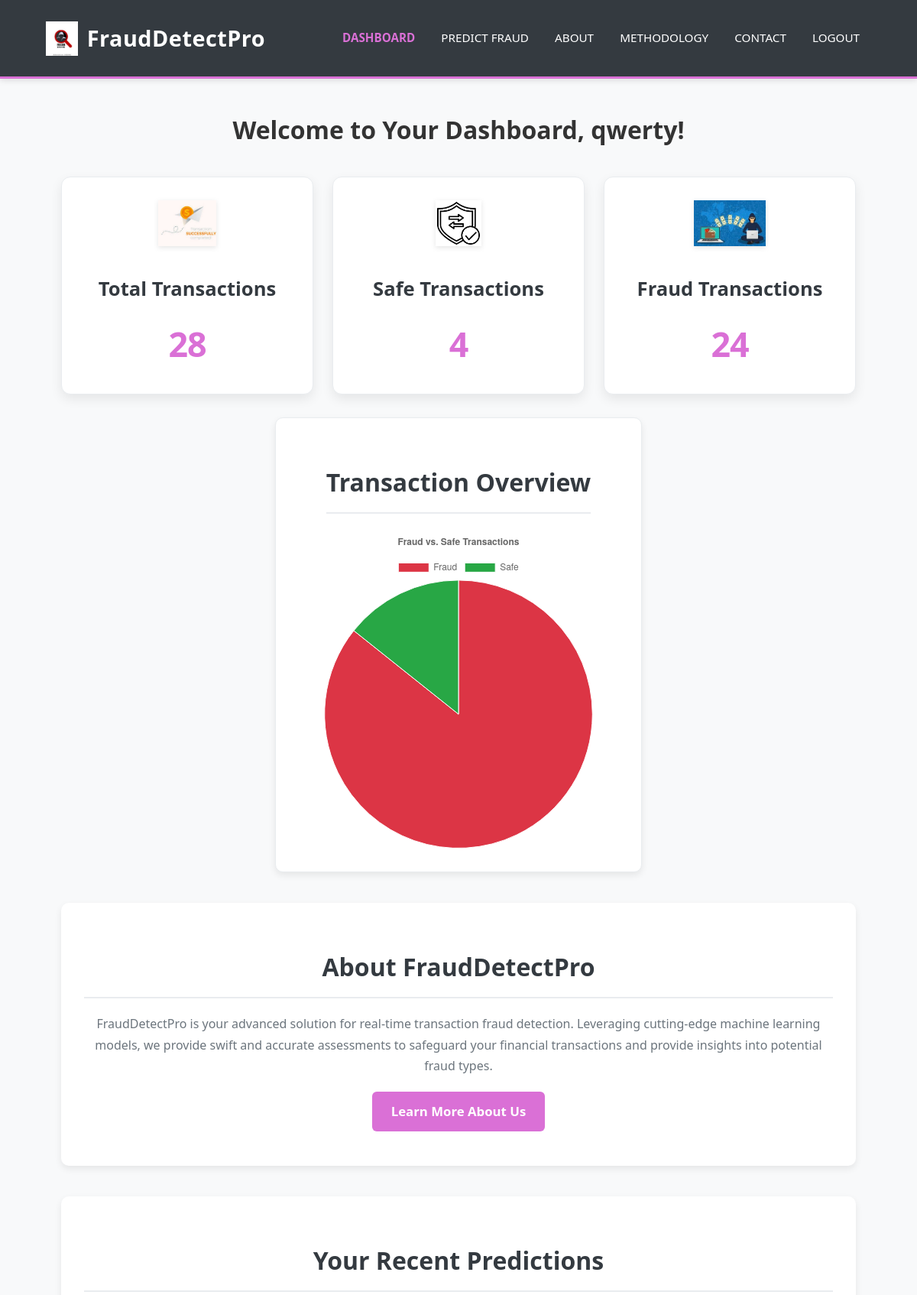
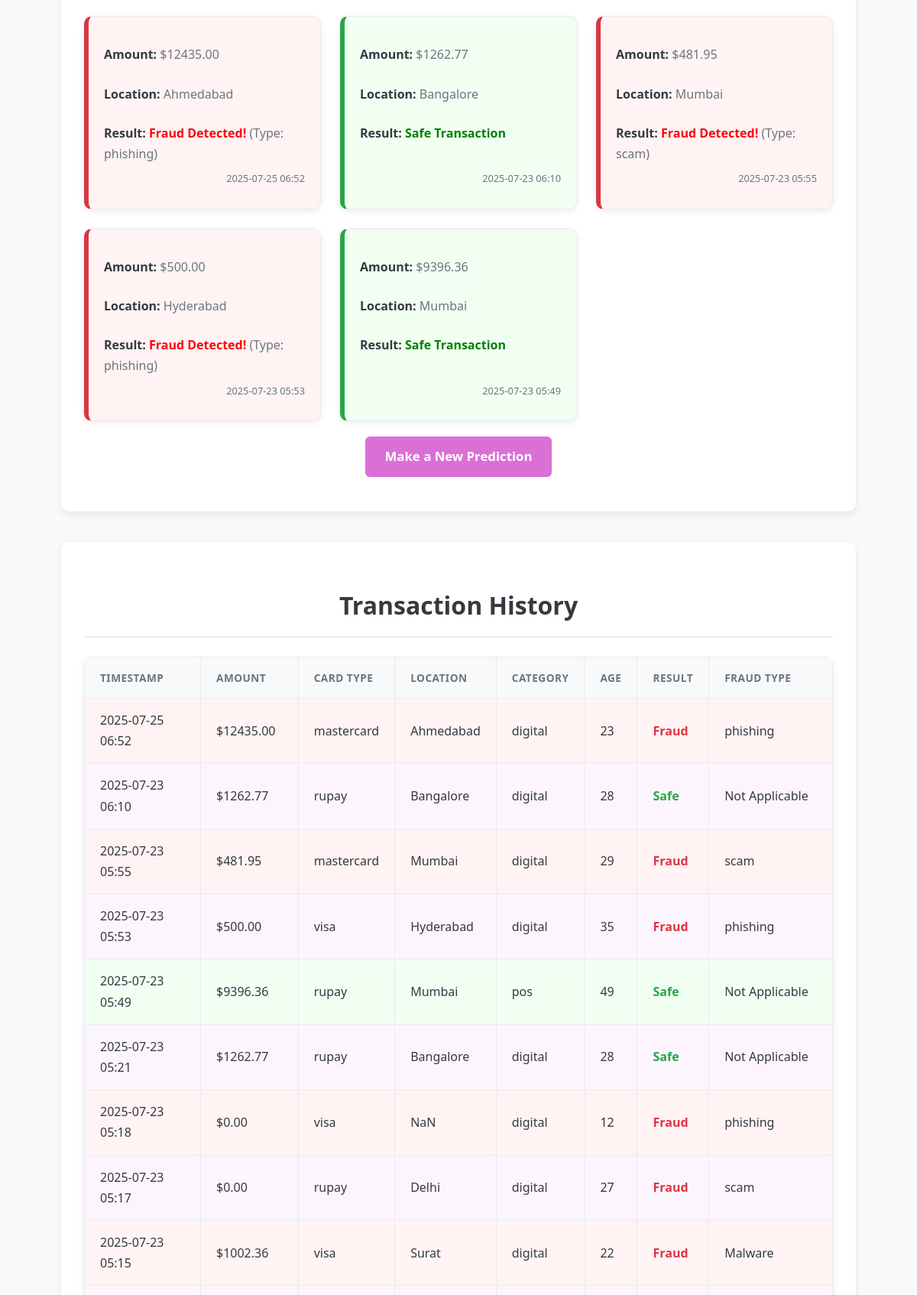
Screenshot of / (signed in, upper part) with the database file from the repository (2 pictures, top to bottom).
### app.py (models this page shows)
class User(UserMixin, db.Model):
    id = db.Column(db.Integer, primary_key=True)
    username = db.Column(db.String(150), unique=True, nullable=False)
    email = db.Column(db.String(150), unique=True, nullable=False)
    password = db.Column(db.String(150), nullable=False)
    transactions = db.relationship('Transaction', backref='user', lazy=True)

class Transaction(db.Model):
    id = db.Column(db.Integer, primary_key=True)
    user_id = db.Column(db.Integer, db.ForeignKey('user.id'), nullable=False)
    amount = db.Column(db.Float, nullable=False)
    card_type = db.Column(db.String(50), nullable=False)
    location = db.Column(db.String(100), nullable=False)
    purchase_category = db.Column(db.String(50), nullable=False)
    customer_age = db.Column(db.Integer, nullable=False)
    hour = db.Column(db.Integer, nullable=False)
    day = db.Column(db.Integer, nullable=False)
    weekday = db.Column(db.Integer, nullable=False)
    month = db.Column(db.Integer, nullable=False)
    result = db.Column(db.String(50), nullable=False)
    fraud_type = db.Column(db.String(100), nullable=False, default="Not Available")
    timestamp = db.Column(db.DateTime, default=datetime.utcnow)

### app.py (the view)
@app.route('/')
@login_required
def index():
    txns = Transaction.query.filter_by(user_id=current_user.id).order_by(Transaction.timestamp.desc()).all()
    fraud_count = sum(1 for t in txns if t.result == 'Fraud')
    safe_count = sum(1 for t in txns if t.result == 'Safe')
    chart_data = { 'labels': ['Fraud', 'Safe'], 'data': [fraud_count, safe_count] }
    return render_template("index.html", fraud_safe_chart_data=chart_data, txns=txns)

### app.py (called while the page is built)
@login_manager.user_loader
def load_user(user_id):
    return User.query.get(int(user_id))

### templates/index.html (shortened to what this page needs)
<!DOCTYPE html>
<html lang="en">
<head>
    <link rel="stylesheet" href="../static/style.css">
</head>
<body>
    <header>
        <div id="branding">
            <img src="../static/images/Fraud detection.jpg" alt="Logo">
            <h1>FraudDetectPro</h1>
        </div>
        <nav>
            <ul>
                {% if current_user.is_authenticated %}
                <li class="current"><a href="/index">Dashboard</a></li>
                <li><a href="/predict">Predict Fraud</a></li>
                {% else %}
                <li><a href="/login">Login</a></li>
                <li><a href="/register">Register</a></li>
                {% endif %}
                <li><a href="/about">About</a></li>
                <li><a href="/methodology">Methodology</a></li>
                <li><a href="/contact">Contact</a></li>
                <li><a href="/logout">Logout</a></li>
            </ul>
        </nav>
    </header>
    <div class="container">
        <h1 style="text-align: center; color: #333; margin-bottom: 30px;">Welcome to Your Dashboard, {{ current_user.username }}!</h1>
       <div class="dashboard-summary">
            <div class="summary-card">
                <img src="/static/images/total_transactions.jpg" alt="Total Transactions" style="height: 60px; margin-bottom: 15px;">
                <h2>Total Transactions</h2>
                <p>{{ txns|length }}</p>
            </div>
            <div class="summary-card">
                <img src="/static/images/safe_transactions.png" alt="Safe Transactions" style="height: 60px; margin-bottom: 15px;">
                <h2>Safe Transactions</h2>
                <p>{{ fraud_safe_chart_data['data'][1] }}</p>
            </div>
            <div class="summary-card">
                <img src="/static/images/fraud_transactions.jpg" alt="Fraud Transactions" style="height: 60px; margin-bottom: 15px;">
                <h2>Fraud Transactions</h2>
                <p>{{ fraud_safe_chart_data['data'][0] }}</p>
            </div>
        </div>
        <div class="content-section chart-section">
            <h2>Transaction Overview</h2>
            <canvas id="fraudSafeChart"></canvas>
        </div>
        <section class="content-section" id="about-section" style="margin-top: 40px;">
            <h2 style="text-align: center;">About FraudDetectPro</h2>
            <p style="text-align: center;">FraudDetectPro is your advanced solution for real-time transaction fraud detection. Leveraging cutting-edge machine learning models, we provide swift and accurate assessments to safeguard your financial transactions and provide insights into potential fraud types.</p>
            <p style="text-align: center; margin-top: 20px;">
                <a href="/about" class="button primary-button">Learn More About Us</a>
            </p>
        </section>
        <section class="content-section" id="prediction-summary-section" style="margin-top: 40px;">
            <h2 style="text-align: center;">Your Recent Predictions</h2>
            {% if txns %}
                <div class="recent-predictions-list">
                    {% for transaction in txns[:5] %}
                        <div class="prediction-item {% if transaction.result == 'Fraud' %}fraud{% else %}safe{% endif %}">
                            <p><strong>Amount:</strong> ${{ "%.2f"|format(transaction.amount) }}</p>
                            <p><strong>Location:</strong> {{ transaction.location }}</p>
                            <p><strong>Result:</strong>
                                {% if transaction.result == 'Fraud' %}
                                    <span style="color: red; font-weight: bold;">Fraud Detected!</span> (Type: {{ transaction.fraud_type }})
                                {% else %}
                                    <span style="color: green; font-weight: bold;">Safe Transaction</span>
                                {% endif %}
                            </p>
                            <p class="timestamp">{{ transaction.timestamp.strftime('%Y-%m-%d %H:%M') }}</p>
                        </div>
                    {% endfor %}
                </div>
                <p style="text-align: center; margin-top: 20px;">
                    <a href="/predict" class="button primary-button">Make a New Prediction</a>
                </p>
            {% else %}
                <p style="text-align: center;">No recent predictions to display. Start by making your first one!</p>
                <p style="text-align: center; margin-top: 20px;">
                    <a href="/predict" class="button primary-button">Make Your First Prediction</a>
                </p>
            {% endif %}
        </section>
        <div class="content-section" style="margin-top: 40px;">
            <h2>Transaction History</h2>
            {% if txns %}
                <div class="table-container">
                    <table>
                        <thead>
                            <tr>
                                <th>Timestamp</th>
                                <th>Amount</th>
                                <th>Card Type</th>
                                <th>Location</th>
                                <th>Category</th>
                                <th>Age</th>
                                <th>Result</th>
                                <th>Fraud Type</th>
                            </tr>
                        </thead>
                        <tbody>
                            {% for txn in txns %}
                            <tr class="{{ 'fraud' if txn.result == 'Fraud' else 'safe' }}">
                                <td>{{ txn.timestamp.strftime('%Y-%m-%d %H:%M') }}</td>
                                <td>${{ "%.2f"|format(txn.amount) }}</td>
                                <td>{{ txn.card_type }}</td>
                                <td>{{ txn.location }}</td>
                                <td>{{ txn.purchase_category }}</td>
                                <td>{{ txn.customer_age }}</td>
                                <td>
                                    {% if txn.result == 'Fraud' %}
                                        <span class="status-fraud">Fraud</span>
                                    {% else %}
                                        <span class="status-safe">Safe</span>
                                    {% endif %}
                                </td>
                                <td>{{ txn.fraud_type }}</td>
                            </tr>
                            {% endfor %}
                        </tbody>
                    </table>
                </div>
            {% else %}
                <p>No transactions yet. Make a prediction to see your history here!</p>
            {% endif %}
        </div>
    </div>
    <script>
    const ctx = document.getElementById('fraudSafeChart').getContext('2d');
    const fraudSafeChart = new Chart(ctx, {
        type: 'pie',
        data: {
            // --- MODIFIED PART ---
            labels: {{ fraud_safe_chart_data.labels | safe }}, // Add | safe
            datasets: [{
                data: {{ fraud_safe_chart_data.data | safe }}, // Add | safe
            // --- END MODIFIED PART ---
                backgroundColor: ['#dc3545', '#28a745'], // Red for Fraud, Green for Safe
                borderColor: ['#fff', '#fff'],
                borderWidth: 1
            }]
        },
        options: {
            responsive: true,
            plugins: {
                legend: {
                    position: 'top',
                },
                title: {
                    display: true,
                    text: 'Fraud vs. Safe Transactions'
                }
            }
        }
        });
</script>
</body>
</html>

### rows the page displays
User: username "qwerty"
Transaction: amount "12435.00", timestamp "2025-07-25 06:52", card_type "mastercard", location "Ahmedabad", purchase_category "digital", customer_age "23", result "Fraud", fraud_type "phishing"
Transaction: amount "1262.77", result "Safe Transaction", timestamp "2025-07-23 06:10", card_type "rupay", location "Bangalore", purchase_category "digital", customer_age "28", fraud_type "Not Applicable"
Transaction: amount "481.95", timestamp "2025-07-23 05:55", card_type "mastercard", location "Mumbai", purchase_category "digital", customer_age "29", result "Fraud", fraud_type "scam"
Transaction: amount "500.00", timestamp "2025-07-23 05:53", card_type "visa", location "Hyderabad", purchase_category "digital", customer_age "35", result "Fraud", fraud_type "phishing"
Transaction: amount "9396.36", result "Safe Transaction", timestamp "2025-07-23 05:49", card_type "rupay", location "Mumbai", purchase_category "pos", customer_age "49", fraud_type "Not Applicable"
Transaction: timestamp "2025-07-23 05:21", amount "1262.77", card_type "rupay", location "Bangalore", purchase_category "digital", customer_age "28", result "Safe", fraud_type "Not Applicable"
Transaction: timestamp "2025-07-23 05:18", amount "0.00", card_type "visa", location "NaN", purchase_category "digital", customer_age "12", result "Fraud", fraud_type "phishing"
Transaction: timestamp "2025-07-23 05:17", amount "0.00", card_type "rupay", location "Delhi", purchase_category "digital", customer_age "27", result "Fraud", fraud_type "scam"
Transaction: timestamp "2025-07-23 05:15", amount "1002.36", card_type "visa", location "Surat", purchase_category "digital", customer_age "22", result "Fraud", fraud_type "Malware"

### other values shown
{{ txns|length }} "28"
{{ fraud_safe_chart_data['data'][1] }} "4"
{{ fraud_safe_chart_data['data'][0] }} "24"
chart data {{ fraud_safe_chart_data.labels | safe }} ['Fraud', 'Safe']
chart data {{ fraud_safe_chart_data.data | safe }} [24, 4]
